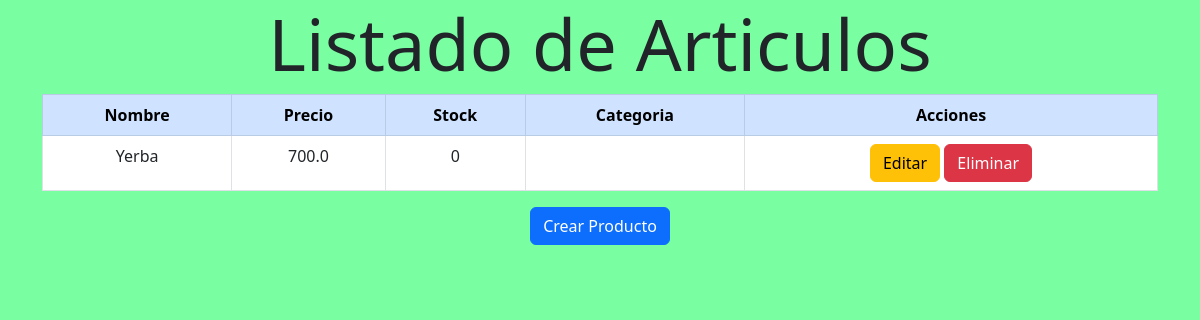
/, run on an earlier commit of the app's database.
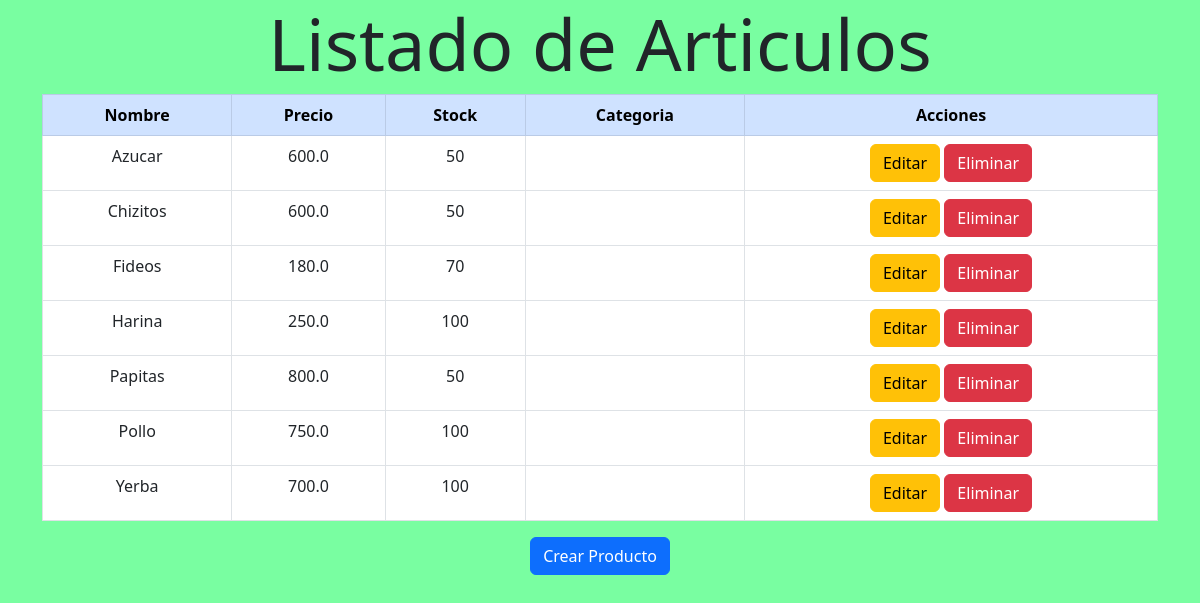
And on a later commit of the database.
### inventario/models.py (models this page shows)
class Productos(models.Model):
    nombre = models.CharField(max_length=30, null=False)
    precio = models.FloatField()
    stock = models.IntegerField(default=0)
    categoria = models.ForeignKey(Categoria, on_delete=models.CASCADE,default=1) #default va a ser un valor llamado 1, que corresponde a "Varios"
    def __str__(self):
        return self.nombre
    class Meta:
        db_table = ''
        managed = True
        verbose_name = 'Producto'
        verbose_name_plural = 'Productos'

### inventario/views.py (the view)
# urls.py: path('',listado,name='base'),
def listado(request):
    productos = Productos.objects.all().order_by('nombre') #estoy trajendo TODOS mis productos
    categorias = Categoria.objects.all() #me traigo TODAS LAS CATEGORIAS DISPONIBLES
    formulario = ProductoForm()
    context = {"productos":productos,"categorias":categorias,'formulario':formulario}
    return render(request,'listado.html',context)

### inventario/templates/listado.html (shortened to what this page needs)
{% extends "base.html" %}
{% load static %}
{% block content %}
  <h1>Listado de Articulos</h1>
  <table class="table table-bordered table-hover">
    <thead class="table-primary">
        <th>Nombre</th>
        <th>Precio</th>
        <th>Stock</th>
        <th>Categoria</th>
        <th>Acciones</th>
    </thead>
    <tbody>
        {% for producto in productos %}
          <tr>
            <td>{{ producto.nombre }}</td>
            <td>{{ producto.precio }}</td>
            <td>{{ producto.stock }}</td>
            <td>{{ producto.categoria }}</td>
            <td>
              <a href="{% url 'editar' producto.id %}"><button type="button" class="btn btn-warning">Editar</button></a>
              <a href="{% url 'eliminar' producto.id %}"><button type="button" class="btn btn-danger">Eliminar</button></a>
            </td>
          </tr>
        {% endfor %}
    </tbody>
  </table>
  <button type="button" class="btn btn-primary" data-bs-toggle="modal" data-bs-target="#crearProducto" >Crear Producto</button>
{% endblock content %}

### inventario/templates/base.html (shortened to what this page needs)
<!DOCTYPE html>
<html lang="en">
<head>
    <link href="https://cdn.jsdelivr.net/npm/bootstrap@5.3.0/dist/css/bootstrap.min.css" rel="stylesheet">
    {% load static %}
    <link rel="stylesheet" type="text/css" href="{% static 'css/style.css' %}">
</head>
<body style="text-align: center;">
    <div class="container">
        {% block content %}
        {% endblock content %}
    </div>
</body>
</html>

### inventario/static/css/style.css (style rules this page uses)
body { background-color: rgba(121, 254, 161, 0.998); }
h1 { font-size: 4.5rem; }

What changed in the data, as far as the page shows it:
added Productos: nombre "Azucar", precio "600.0", stock "50"
added Productos: nombre "Chizitos", precio "600.0", stock "50"
added Productos: nombre "Fideos", precio "180.0", stock "70"
added Productos: nombre "Harina", precio "250.0", stock "100"
added Productos: nombre "Papitas", precio "800.0", stock "50"
added Productos: nombre "Pollo", precio "750.0", stock "100"
changed Productos "Yerba": stock "0" → "100"
